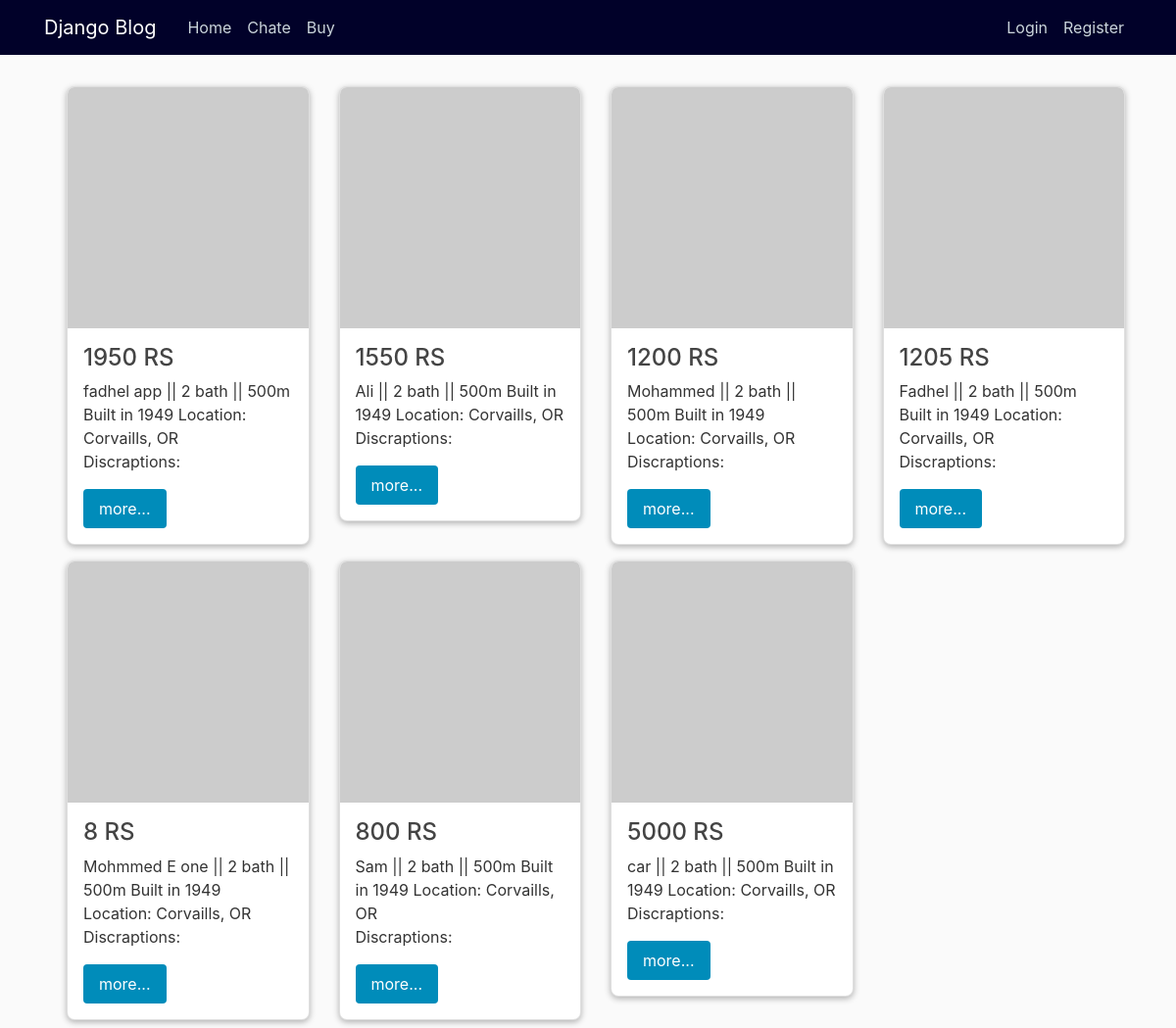
Screenshot of /add/ with the database file from the repository.
### buy_product/models.py (models this page shows, shortened)
class Addproduct2(models.Model):
    price = models.IntegerField(default=1, blank=True, null=True)
    name = models.CharField(max_length=50, unique=True)
    description = models.CharField(max_length=150)

### buy_product/views.py (the view)
# urls.py: path('add/', buy_views.fadhel, name= 'add'),
def fadhel(request):
    context = {
        'Addproduct2': Addproduct2.objects.all()
    }
    return render(request, 'buy_product/homebuy.html', context)

### buy_product/templates/buy_product/homebuy.html
{% extends "blog/base2.html" %}
{% block content %}
  <div class="container">
    <div class="row">
     {% for x in Addproduct2 %}
        <div class="col-md-3">
            <div class="card m-2">
              <img src="https://via.placeholder.com/150" alt="Placeholder Image">
                <div class="card-body">
                  <h3>{{ x.price }} RS</h3>
                  <a> {{ x.name }} || 2 bath || 500m</a>
                  <a>Built in 1949</a>
                  <a>Location: Corvaills, OR</a>
                  <P>Discraptions: </P>
                  <a href="#" class="button">more...</a>
                </div>
            </div>
          </div>
      {% endfor %}
    </div>
  </div>
{% endblock content %}

### blog/static/blog/main.css (style rules this page uses)
body { background: #fafafa; color: #333333; margin-top: 5rem; }
h1, h2, h3, h4, h5, h6 { color: #444444; }

### blog/static/blog/card_file.css (style rules this page uses)
.card { width: 100%; background-color: #fff; border-radius: 8px; box-shadow: 0px 2px 6px rgba(0, 0, 0, 0.3); overflow: hidden; }
.card img { width: 100%; height: auto; display: block; }
.card-body { padding: 16px; }
.card-body h3 { font-size: 24px; margin-top: 0; margin-bottom: 8px; }
.card-body p { font-size: 16px; margin-top: 0; margin-bottom: 16px; }
.button { display: inline-block; padding: 8px 16px; background-color: #008CBA; color: #fff; border-radius: 4px; text-decoration: none; transition: background-color 0.3s ease; }

### rows the page displays
Addproduct2: price "1950", name "fadhel app"
Addproduct2: price "1550", name "Ali"
Addproduct2: price "1200", name "Mohammed"
Addproduct2: price "1205", name "Fadhel"
Addproduct2: price "8", name "Mohmmed E one"
Addproduct2: price "800", name "Sam"
Addproduct2: price "5000", name "car"
